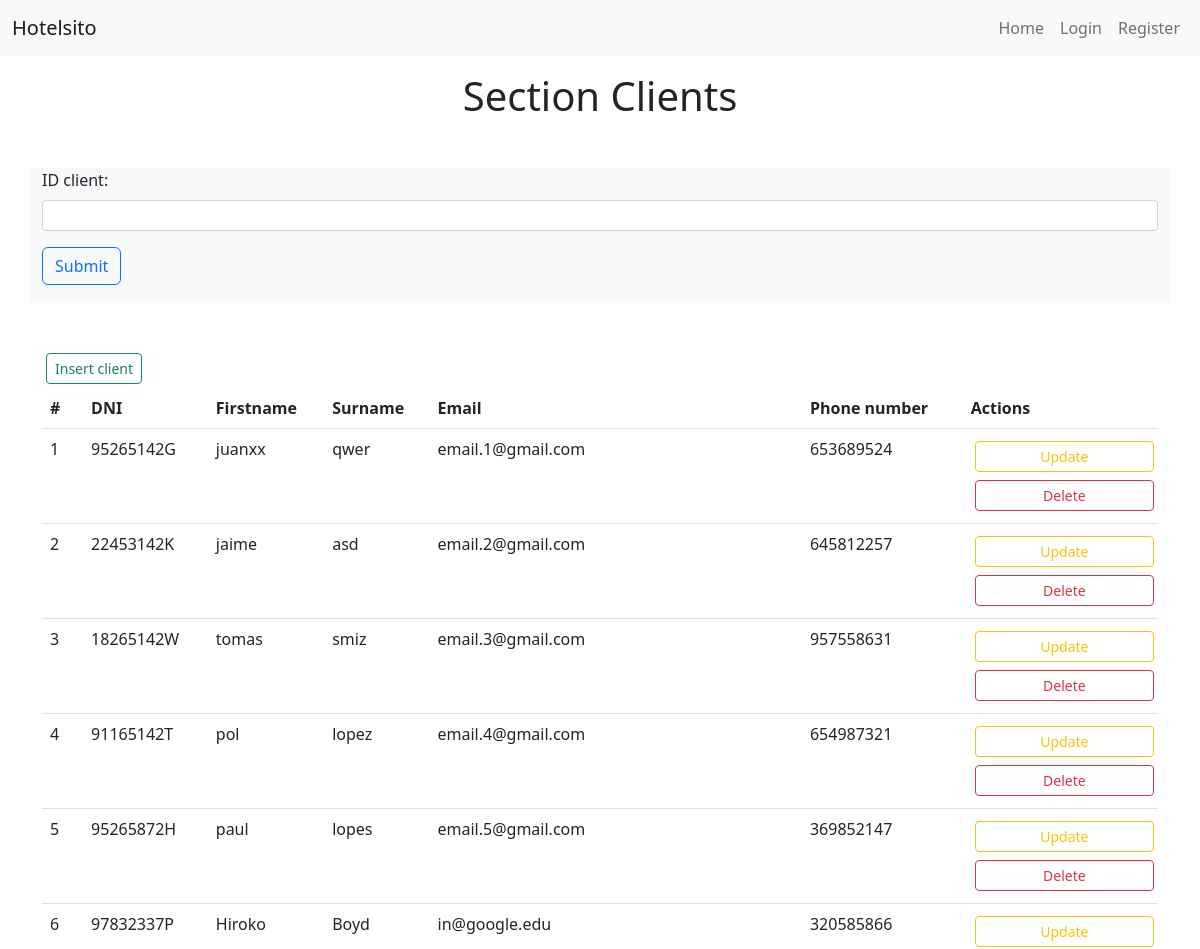
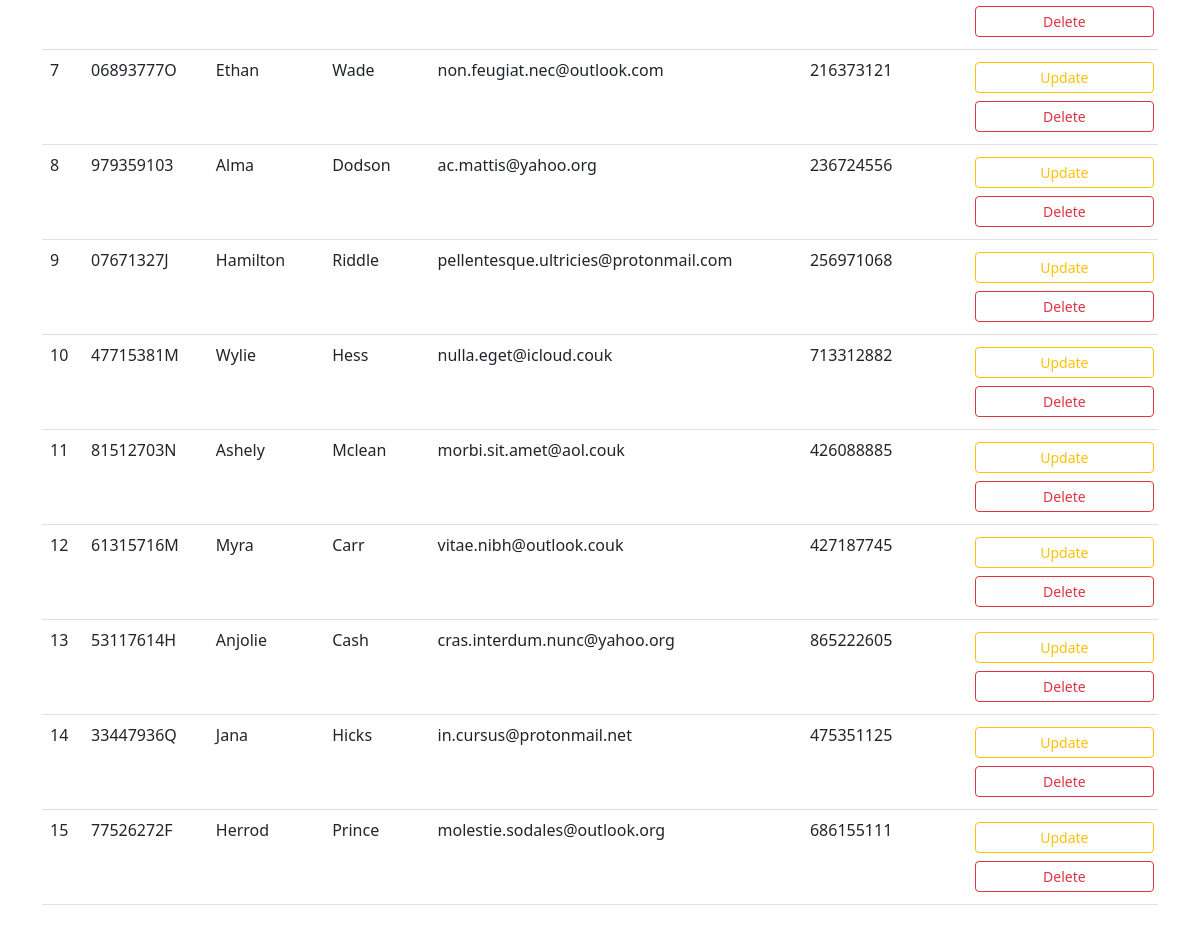
/clients.php, run on the app's committed database (2 pictures, top to bottom).
### tables this page shows
CREATE TABLE `039_clients` (
  `ID_client` int(11) NOT NULL,
  `dni` varchar(9) NOT NULL,
  `firstname` varchar(60) NOT NULL,
  `surname` varchar(60) NOT NULL,
  `email` varchar(60) NOT NULL,
  `phone_number` int(11) NOT NULL
);

### clients.php (the view, shortened to what this page needs)
<?php
require ($_SERVER['DOCUMENT_ROOT'].'/student039/dwes/templates/header.php');
include ($_SERVER['DOCUMENT_ROOT'].'/student039/dwes/db/connect_db.php');
$sql = "SELECT * FROM 039_clients";
$result = mysqli_query($conn, $sql);
$clients = mysqli_fetch_all($result, MYSQLI_ASSOC);
?>
<h1 class="text-center mt-3">Section Clients</h1>
<?php
include ($_SERVER['DOCUMENT_ROOT'].'/student039/dwes/forms/form_clients_select.php');
?>
<div class="container my-5">
    <a class="m-1 btn btn-outline-success btn-sm" href="forms/form_clients_insert.php">Insert client</a>
    <?php if ($clients) : ?>
        <table class="table table-hover">
            <thead>
                <tr>
                    <th scope="col">#</th>
                    <th scope="col">DNI</th>
                    <th scope="col">Firstname</th>
                    <th scope="col">Surname</th>
                    <th scope="col">Email</th>
                    <th scope="col">Phone number</th>
                    <th scope="col">Actions</th>
                </tr>
            </thead>
            <tbody>
                <?php foreach ($clients as $client) : ?>
                    <tr>
                        <?php
                        $id = $client['ID_client'];
                        foreach ($client as $client_data) : ?>
                            <td>
                                <?php echo $client_data; ?>
                            </td>
                        <?php endforeach; ?>
                        <td>
                            <a class="w-100 m-1 btn btn-outline-warning btn-sm" href="/student039/dwes/forms/form_clients_update.php?result=<?php echo $id ?>">Update</a>
                            <a class="w-100 m-1 btn btn-outline-danger btn-sm" href="/student039/dwes/forms/form_clients_delete.php?result=<?php echo $id ?>">Delete</a>
                        </td>
                    </tr>
                <?php endforeach; ?>
            </tbody>
        </table>
    <?php endif; ?>
</div>
<?php
require ($_SERVER['DOCUMENT_ROOT'].'/student039/dwes/templates/footer.php');
?>

### templates/header.php (shortened to what this page needs)
<!DOCTYPE html>
<html lang="en">
<head>
  <link rel="stylesheet" href="https://cdn.jsdelivr.net/npm/bootstrap@5.2.2/dist/css/bootstrap.min.css" />
</head>
<body>
  <header>
    <nav class="navbar navbar-expand-lg bg-light">
      <div class="container-fluid">
        <a class="navbar-brand" href="index.php">Hotelsito</a>
        <div class="collapse navbar-collapse" id="navbarSupportedContent">
          <ul class="navbar-nav ms-auto mb-2 mb-lg-0">
            <li class="nav-item">
              <a class="nav-link" href="/student039/dwes/index.php">Home</a>
            </li>
            <?php if (empty($_SESSION['user'])) : ?>
              <li class="nav-item">
                <a class="nav-link" href="/student039/dwes/forms/form_login.php">Login</a>
              </li>
              <li class="nav-item">
                <a class="nav-link" href="/student039/dwes/forms/form_register.php">Register</a>
              </li>
            <?php endif; ?>
          </ul>
        </div>
      </div>
    </nav>
  </header>

### forms/form_clients_select.php (shortened to what this page needs)
<div class="container bg-light my-5">
    <form action="" method="POST">
        <div class="mb-3">
            <label class="form-label" for="ID_client">ID client:</label>
            <input class="form-control form-control-sm" type="number" name="ID_client">
            <input class="btn btn-outline-primary my-3" type="submit" name="submit" value="Submit">
        </div>
    </form>
</div>

### templates/footer.php (shortened to what this page needs)
</body>
</html>

### data on the page
039_clients: ID_client "1", dni "95265142G", firstname "juanxx", surname "qwer", email "email.1@gmail.com", phone_number "653689524"
039_clients: ID_client "2", dni "22453142K", firstname "jaime", surname "asd", email "email.2@gmail.com", phone_number "645812257"
039_clients: ID_client "3", dni "18265142W", firstname "tomas", surname "smiz", email "email.3@gmail.com", phone_number "957558631"
039_clients: ID_client "4", dni "91165142T", firstname "pol", surname "lopez", email "email.4@gmail.com", phone_number "654987321"
039_clients: ID_client "5", dni "95265872H", firstname "paul", surname "lopes", email "email.5@gmail.com", phone_number "369852147"
039_clients: ID_client "6", dni "97832337P", firstname "Hiroko", surname "Boyd", email "in@google.edu", phone_number "320585866"
039_clients: ID_client "7", dni "06893777O", firstname "Ethan", surname "Wade", email "non.feugiat.nec@outlook.com", phone_number "216373121"
039_clients: ID_client "8", dni "979359103", firstname "Alma", surname "Dodson", email "ac.mattis@yahoo.org", phone_number "236724556"
039_clients: ID_client "9", dni "07671327J", firstname "Hamilton", surname "Riddle", email "pellentesque.ultricies@protonmail.com", phone_number "256971068"
039_clients: ID_client "10", dni "47715381M", firstname "Wylie", surname "Hess", email "nulla.eget@icloud.couk", phone_number "713312882"
039_clients: ID_client "11", dni "81512703N", firstname "Ashely", surname "Mclean", email "morbi.sit.amet@aol.couk", phone_number "426088885"
039_clients: ID_client "12", dni "61315716M", firstname "Myra", surname "Carr", email "vitae.nibh@outlook.couk", phone_number "427187745"
039_clients: ID_client "13", dni "53117614H", firstname "Anjolie", surname "Cash", email "cras.interdum.nunc@yahoo.org", phone_number "865222605"
039_clients: ID_client "14", dni "33447936Q", firstname "Jana", surname "Hicks", email "in.cursus@protonmail.net", phone_number "475351125"
039_clients: ID_client "15", dni "77526272F", firstname "Herrod", surname "Prince", email "molestie.sodales@outlook.org", phone_number "686155111"
